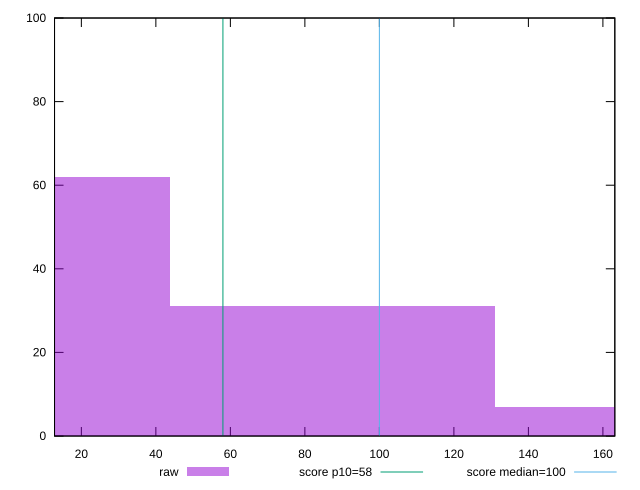

This chart was generated by the following gnuplot code:
reset

$raw <<EOF
0 62
87.44592522495992 31
174.89185044991984 7
EOF

set key outside below
set boxwidth 87.44592522495992
set xrange [12.8:163.20000000000002]
set yrange [0:100]
set trange [0:100]
set style fill transparent solid 0.5 noborder

set parametric
set terminal svg size 640, 490 enhanced background rgb 'white'
set output "report_00015_2021-02-09T16-11-33.973Z/estimated-input-latency/samples/pages+cached+noadtech+nomedia/raw/histogram.svg"

plot $raw title "raw" with boxes, \
     58,t title "score p10=58", \
     100,t title "score median=100"

reset
